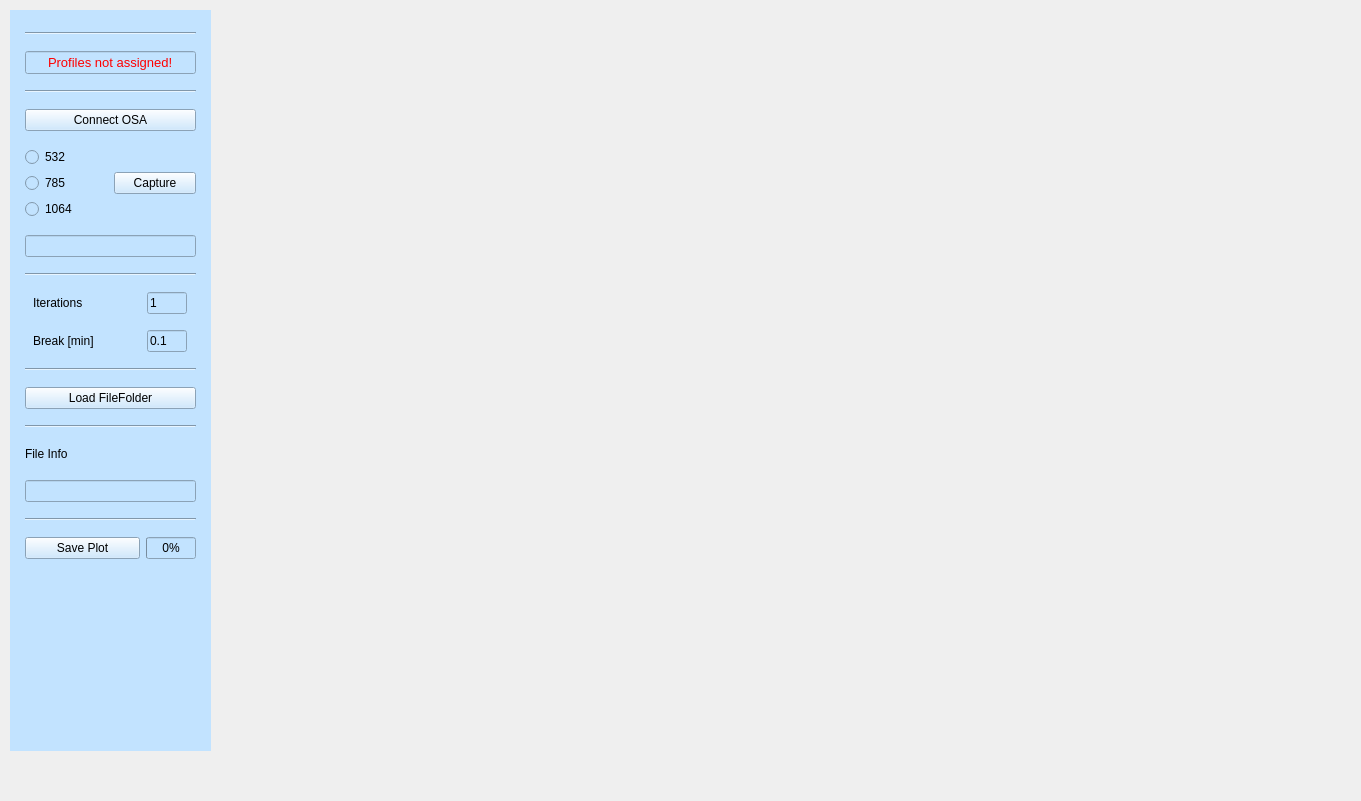
      <widget class="QWidget" name="tab_2">
       <attribute name="title">
        <string>OSA</string>
       </attribute>
       <widget class="QWidget" name="horizontalLayoutWidget_6">
        <property name="geometry">
         <rect>
          <x>10</x>
          <y>10</y>
          <width>201</width>
          <height>741</height>
         </rect>
        </property>
        <layout class="QHBoxLayout" name="horizontalLayout_53">
         <item>
          <widget class="QWidget" name="widget_8" native="true">
           <property name="styleSheet">
            <string notr="true">background-color: rgb(194, 227, 255);</string>
           </property>
           <widget class="QWidget" name="layoutWidget_3">
            <property name="geometry">
             <rect>
              <x>15</x>
              <y>12</y>
              <width>171</width>
              <height>550</height>
             </rect>
            </property>
            <layout class="QVBoxLayout" name="verticalLayout_9">
             <item>
              <widget class="Line" name="line_15">
               <property name="orientation">
                <enum>Qt::Horizontal</enum>
               </property>
              </widget>
             </item>
             <item>
              <widget class="QLineEdit" name="lineEdit_24">
               <property name="font">
                <font>
                 <pointsize>10</pointsize>
                </font>
               </property>
               <property name="styleSheet">
                <string notr="true">color: rgb(255, 0, 0);
</string>
               </property>
               <property name="text">
                <string>Profiles not assigned!</string>
               </property>
               <property name="alignment">
                <set>Qt::AlignCenter</set>
               </property>
              </widget>
             </item>
             <item>
              <widget class="Line" name="line_16">
               <property name="orientation">
                <enum>Qt::Horizontal</enum>
               </property>
              </widget>
             </item>
             <item>
              <widget class="QPushButton" name="pushButton_10">
               <property name="text">
                <string>Connect OSA</string>
               </property>
              </widget>
             </item>
             <item>
              <layout class="QHBoxLayout" name="horizontalLayout_21">
               <item>
                <layout class="QVBoxLayout" name="verticalLayout_11">
                 <item>
                  <widget class="QRadioButton" name="radioButton_6">
                   <property name="text">
                    <string>532</string>
                   </property>
                  </widget>
                 </item>
                 <item>
                  <widget class="QRadioButton" name="radioButton_7">
                   <property name="text">
                    <string>785</string>
                   </property>
                  </widget>
                 </item>
                 <item>
                  <widget class="QRadioButton" name="radioButton_8">
                   <property name="text">
                    <string>1064</string>
                   </property>
                  </widget>
                 </item>
                </layout>
               </item>
               <item>
                <widget class="QPushButton" name="pushButton_20">
                 <property name="text">
                  <string>Capture</string>
                 </property>
                </widget>
               </item>
              </layout>
             </item>
             <item>
              <widget class="QLineEdit" name="lineEdit_18"/>
             </item>
             <item>
              <widget class="Line" name="line_20">
               <property name="orientation">
                <enum>Qt::Horizontal</enum>
               </property>
              </widget>
             </item>
             <item>
              <layout class="QHBoxLayout" name="horizontalLayout_23">
               <item>
                <widget class="QLabel" name="label_17">
                 <property name="minimumSize">
                  <size>
                   <width>100</width>
                   <height>0</height>
                  </size>
                 </property>
                 <property name="maximumSize">
                  <size>
                   <width>100</width>
                   <height>16777215</height>
                  </size>
                 </property>
                 <property name="text">
                  <string>Iterations</string>
                 </property>
                </widget>
               </item>
               <item>
                <widget class="QLineEdit" name="lineEdit_19">
                 <property name="minimumSize">
                  <size>
                   <width>40</width>
                   <height>0</height>
                  </size>
                 </property>
                 <property name="maximumSize">
                  <size>
                   <width>40</width>
                   <height>16777215</height>
                  </size>
                 </property>
                 <property name="text">
                  <string>1</string>
                 </property>
                </widget>
               </item>
              </layout>
             </item>
             <item>
              <layout class="QHBoxLayout" name="horizontalLayout_27">
               <item>
                <widget class="QLabel" name="label_40">
                 <property name="minimumSize">
                  <size>
                   <width>100</width>
                   <height>0</height>
                  </size>
                 </property>
                 <property name="maximumSize">
                  <size>
                   <width>100</width>
                   <height>16777215</height>
                  </size>
                 </property>
                 <property name="text">
                  <string>Break [min]</string>
                 </property>
                </widget>
               </item>
               <item>
                <widget class="QLineEdit" name="lineEdit_46">
                 <property name="minimumSize">
                  <size>
                   <width>40</width>
                   <height>0</height>
                  </size>
                 </property>
                 <property name="maximumSize">
                  <size>
                   <width>40</width>
                   <height>16777215</height>
                  </size>
                 </property>
                 <property name="text">
                  <string>0.1</string>
                 </property>
                </widget>
               </item>
              </layout>
             </item>
             <item>
              <widget class="Line" name="line_23">
               <property name="orientation">
                <enum>Qt::Horizontal</enum>
               </property>
              </widget>
             </item>
             <item>
              <layout class="QVBoxLayout" name="verticalLayout_21">
               <item>
                <widget class="QPushButton" name="pushButton_13">
                 <property name="text">
                  <string>Load FileFolder</string>
                 </property>
                </widget>
               </item>
              </layout>
             </item>
             <item>
              <widget class="Line" name="line_22">
               <property name="orientation">
                <enum>Qt::Horizontal</enum>
               </property>
              </widget>
             </item>
             <item>
              <widget class="QLabel" name="label_21">
               <property name="maximumSize">
                <size>
                 <width>16777215</width>
                 <height>20</height>
                </size>
               </property>
               <property name="text">
                <string>File Info</string>
               </property>
              </widget>
             </item>
             <item>
              <widget class="QLineEdit" name="lineEdit_27"/>
             </item>
             <item>
              <widget class="Line" name="line_24">
               <property name="orientation">
                <enum>Qt::Horizontal</enum>
               </property>
              </widget>
             </item>
             <item>
              <layout class="QHBoxLayout" name="horizontalLayout_30">
               <item>
                <widget class="QPushButton" name="pushButton_18">
                 <property name="text">
                  <string>Save Plot</string>
                 </property>
                </widget>
               </item>
               <item>
                <widget class="QProgressBar" name="progressBar_11">
                 <property name="maximumSize">
                  <size>
                   <width>50</width>
                   <height>16777215</height>
                  </size>
                 </property>
                 <property name="value">
                  <number>0</number>
                 </property>
                </widget>
               </item>
              </layout>
             </item>
            </layout>
           </widget>
          </widget>
         </item>
        </layout>
       </widget>
       <widget class="QWidget" name="">
        <property name="geometry">
         <rect>
          <x>241</x>
          <y>21</y>
          <width>1111</width>
          <height>771</height>
         </rect>
        </property>
        <layout class="QVBoxLayout" name="verticalLayout_22">
         <item>
          <widget class="QWidget" name="widget_10" native="true"/>
         </item>
         <item>
          <widget class="QWidget" name="widget_11" native="true"/>
         </item>
         <item>
          <widget class="QWidget" name="widget_12" native="true"/>
         </item>
        </layout>
       </widget>
      </widget>
